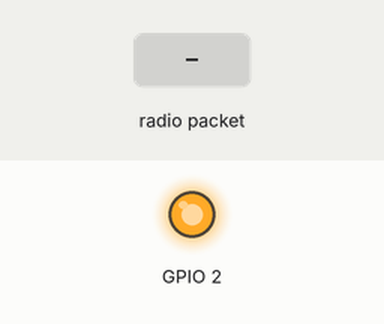
Recording of a program running on a simulated ESP32. On the bench: output pins drawn as LEDs (lit = HIGH). The test bench sets the inputs (shaded band). No radio packets arrive unless stated; what the program prints to the serial monitor is not drawn.

Above: at 0.6 s.
At 2.1 s:
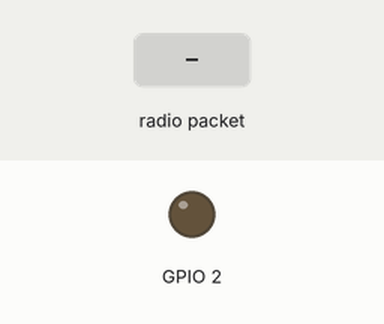
2.2 s: radio packet "N1," arrives
3.7 s: radio packet "1" arrives
Timing chart, 0 to 6.7 s (numbered marks = the images above; inputs shaded):
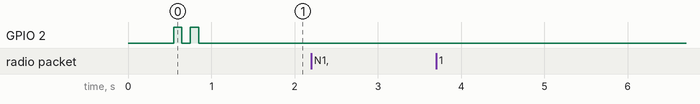

The program:

main.cpp
```cpp
// GROSEN: Dedicated ESP32 LoRa USB serial edge gateway firmware.

#include <Arduino.h>
#include <SPI.h>
#include <LoRa.h>
#include "config.h"

// Global telemetry counters and node timestamp tracking variables.
uint32_t total_lora_rx = 0;
uint32_t node1_rx_count = 0;
uint32_t node2_rx_count = 0;
unsigned long last_node1_seen = 0;
unsigned long last_node2_seen = 0;

// Initialize hardware serial, status indicator LED, and SX1278 LoRa radio receiver.
void setup() {
    Serial.begin(115200);
    delay(500);

    // Configure status indicator LED pin.
    pinMode(2, OUTPUT);
    digitalWrite(2, LOW);

    Serial.println();
    Serial.println("========================================================");
    Serial.println("  GROSEN - DEDICATED LORA GATEWAY");
    Serial.println("  Operating Mode: Ultra-Fast USB Serial Edge Bridge");
    Serial.println("========================================================");
    Serial.println();

    // Initialize SPI bus and LoRa transceiver pins.
    SPI.begin(LORA_SCK, LORA_MISO, LORA_MOSI, LORA_CS);
    LoRa.setPins(LORA_CS, LORA_RST, LORA_DIO0);

    if (LoRa.begin((long)LORA_FREQUENCY)) {
        Serial.printf("[OK] LoRa radio initialized @ %.1f MHz\n", LORA_FREQUENCY / 1E6);
    } else {
        Serial.println("[FAIL] LoRa initialization failed! Check SPI wires & power.");
        while (1) {
            digitalWrite(2, HIGH);
            delay(100);
            digitalWrite(2, LOW);
            delay(100);
        }
    }

    // Configure LoRa spreading factor, bandwidth, coding rate, and synchronization word.
    LoRa.setSpreadingFactor(LORA_SF);
    LoRa.setSignalBandwidth((long)LORA_BW);
    LoRa.setCodingRate4(LORA_CR);
    LoRa.setSyncWord(LORA_SYNC_WORD);
    LoRa.setPreambleLength(LORA_PREAMBLE);

    Serial.printf("[OK] Radio Config: SF=%d | BW=%.0f kHz | CR=4/%d | SyncWord=0x%02X\n",
                  LORA_SF, LORA_BW / 1000.0, LORA_CR, LORA_SYNC_WORD);
    Serial.println("[OK] Gateway ready. Listening for real-time LoRa sensor streams...");
    Serial.println("========================================================\n");

    // Blink onboard status LED to signal completed hardware initialization.
    for (int i = 0; i < 2; i++) {
        digitalWrite(2, HIGH); delay(100);
        digitalWrite(2, LOW); delay(100);
    }
}

// Poll SX1278 radio for incoming LoRa RF packets and stream to serial bridge.
void loop() {
    // Check radio buffer for newly arrived RF packet.
    int packetSize = LoRa.parsePacket();
    if (packetSize == 0) return;

    // Illuminate status LED during RF packet processing.
    digitalWrite(2, HIGH);

    // Extract packet payload bytes into local buffer.
    String raw = "";
    raw.reserve(64);
    while (LoRa.available()) {
        raw += (char)LoRa.read();
    }

    int rssi = LoRa.packetRssi();
    float snr = LoRa.packetSnr();
    total_lora_rx++;

    // Update packet reception counters and last seen timestamps per node ID.
    if (raw.startsWith("N1,")) {
        node1_rx_count++;
        last_node1_seen = millis();
    } else if (raw.startsWith("N2,")) {
        node2_rx_count++;
        last_node2_seen = millis();
    }

    // Stream formatted atomic telemetry line to USB serial monitor.
    Serial.printf("[PKT] %s|RSSI=%d|SNR=%.1f\n", raw.c_str(), rssi, snr);

    // Print human-readable reception statistics to serial monitor.
    Serial.printf("[RX] %s | RSSI: %d dBm | SNR: %.1f dB | Packets: %lu\n",
                  raw.startsWith("N1,") ? "NODE 1" : "NODE 2",
                  rssi, snr, (unsigned long)total_lora_rx);

    digitalWrite(2, LOW);
}
```

config.h
```cpp
// GROSEN: Gateway configuration and LoRa radio parameters for edge forwarding.
#ifndef CONFIG_H
#define CONFIG_H

// Unique numerical identity for the gateway receiver.
#define GATEWAY_ID          0

// Local Wi-Fi network credentials for HTTP bridge fallback.
#define WIFI_SSID           "ACT FIBER"
#define WIFI_PASSWORD       "9962471188"

// Backend telemetry ingestion endpoint URL.
#define SERVER_URL          "http://192.168.0.3:8000/api/telemetry"

// Sub-second HTTP timeout in milliseconds for responsive transmission.
#define HTTP_TIMEOUT_MS     500

// Maximum HTTP POST retry attempts on failed transmission.
#define HTTP_MAX_RETRIES    0

// SPI bus hardware pin assignments for SX1278 LoRa transceiver.
#define LORA_SCK            18
#define LORA_MISO           19
#define LORA_MOSI           23
#define LORA_CS             5
#define LORA_RST            4
#define LORA_DIO0           26

// RF configuration parameters for LoRa modulation and packet reception.
#define LORA_FREQUENCY      433E6
#define LORA_SF             7
#define LORA_BW             125E3
#define LORA_CR             5
#define LORA_SYNC_WORD      0x34
#define LORA_TX_POWER       17
#define LORA_PREAMBLE       8

// Inactivity threshold in milliseconds before marking a sensor node offline.
#define NODE_TIMEOUT_MS     15000

// Number of sensor nodes tracked in local telemetry network.
#define NUM_SENSOR_NODES    2

// Wi-Fi reconnection retry delay and attempt limits.
#define WIFI_RETRY_DELAY_MS 5000
#define WIFI_MAX_RETRIES    20

#endif // CONFIG_H
```
